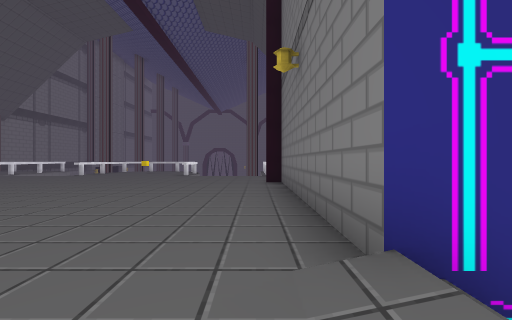
[1] (above)

12 first-person views from a walk through a 3-D level made in the Unity game engine. The camera is 1.3 m above the floor, looks level and sees 90° across. The floor is counted in squares, 2 m on a side. Each view is taken from the middle of a square. On the plan, view 1 faces up. The plan holds only what a view shows up to about 9 squares ahead; the rest is blank. The player is left out. Some animated figures are not drawn.

[2]
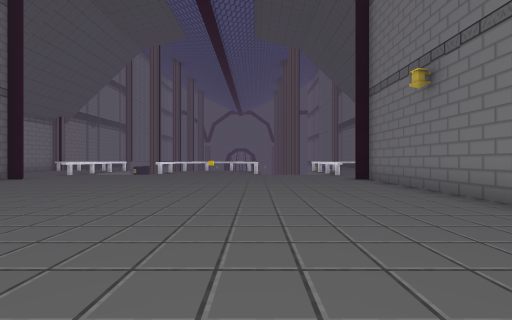

[3]
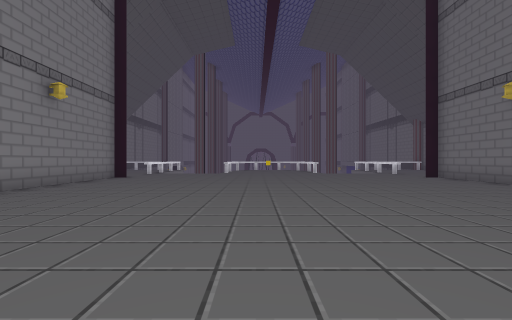

[4]
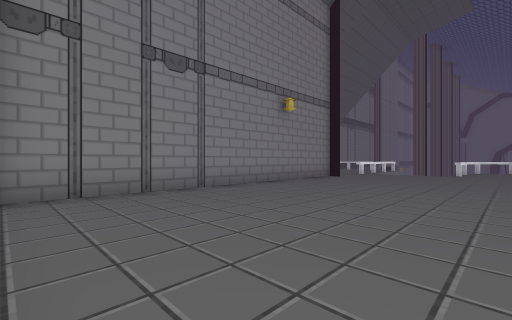

[5]
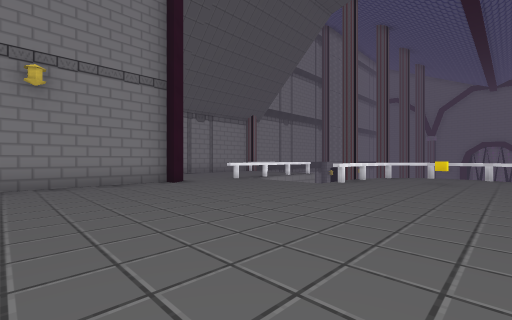

[6]
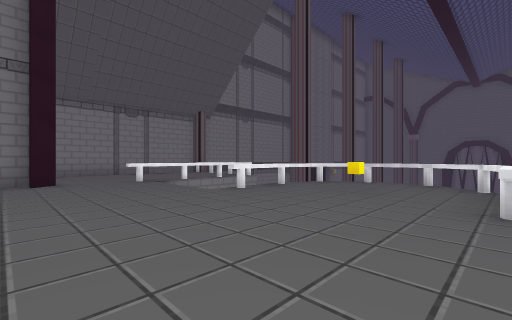

[7]
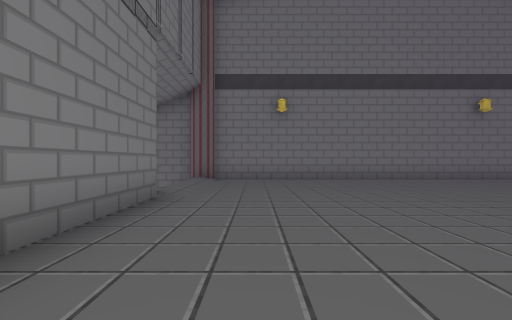

[8]
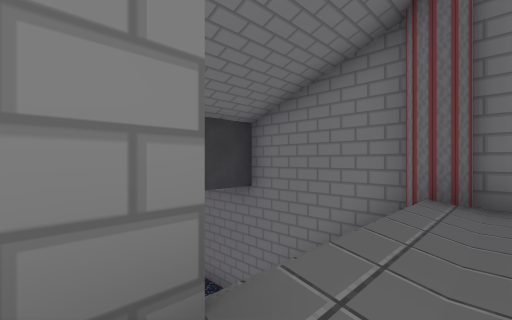

[9]
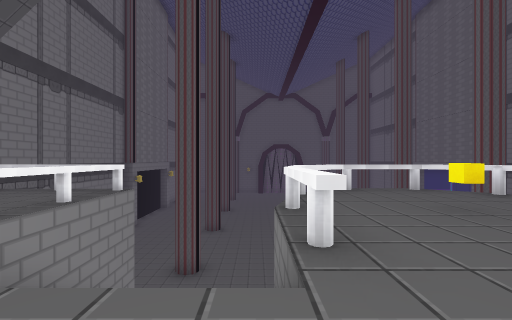

[10]
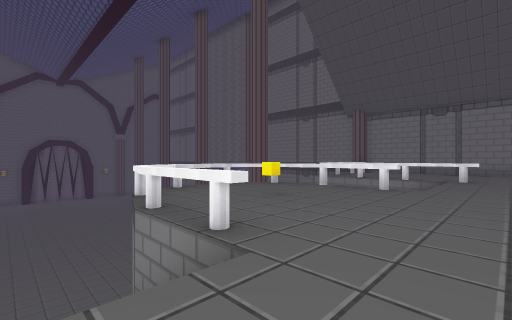

[11]
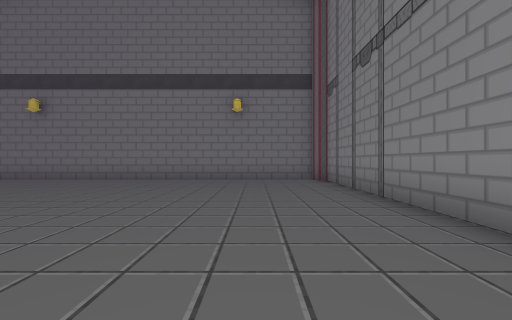

[12]
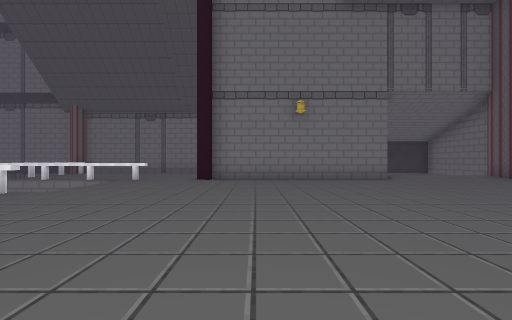

### Floor plan
Key: @ floor where view 1 was taken; # wall or solid block; . main floor; - floor 6 m lower than the main floor; / step, stairs or slope; ^ raised ledge; C yellow cube.
Columns run from 13 left of view 1 to 7 right of it. Each row starts with its distance up from view 1.
 21     --
 20     ---
 19     ----
 18  -------
 17  -------
 16   ------
 15        ^^
 14  .#   #.../
 13  .#  /....#  #
 12   #  /..C.#  /
 11   ^  #....^  /.
 10  ............/..
  9 ................
  8 .##............
  7  #............#
  6  #............#
  5  #............#
  4  #............#
  3  #............#
  2  #............##
  1  #............/
  0  #...........@/
 -1  #............/
 -2  ##.........../
 -3   ###################

Where each view was taken, in squares from view 1:
view 1: 0 up, 0 right, facing up
view 2: 1 down, 3 left, facing up
view 3: 2 down, 6 left, facing up
view 4: 2 down, 6 left, facing up-left
view 5: 4 up, 4 left, facing up-left
view 6: 7 up, 3 left, facing up-left
view 7: 6 up, 1 left, facing down
view 8: 2 up, 0 right, facing down-right
view 9: 9 up, 8 left, facing up
view 10: 9 up, 9 left, facing up-right
view 11: 6 up, 9 left, facing down
view 12: 6 up, 8 left, facing right
